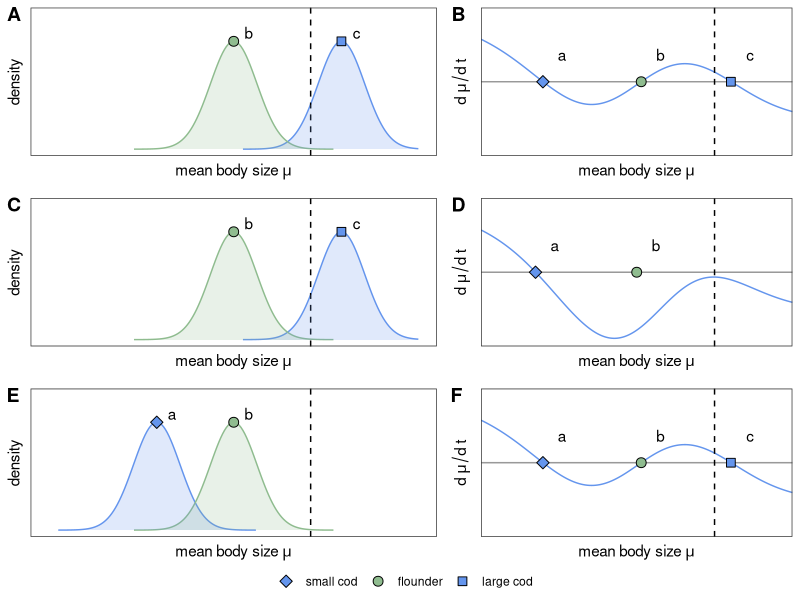
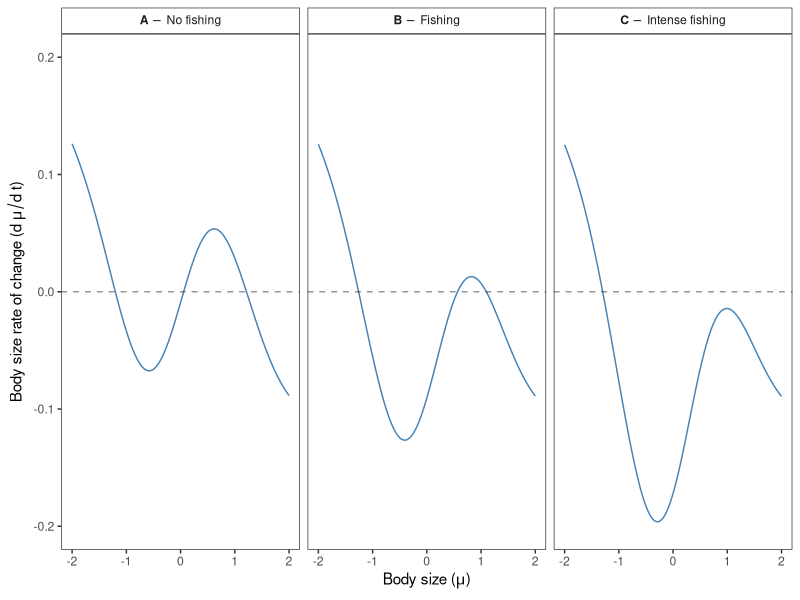
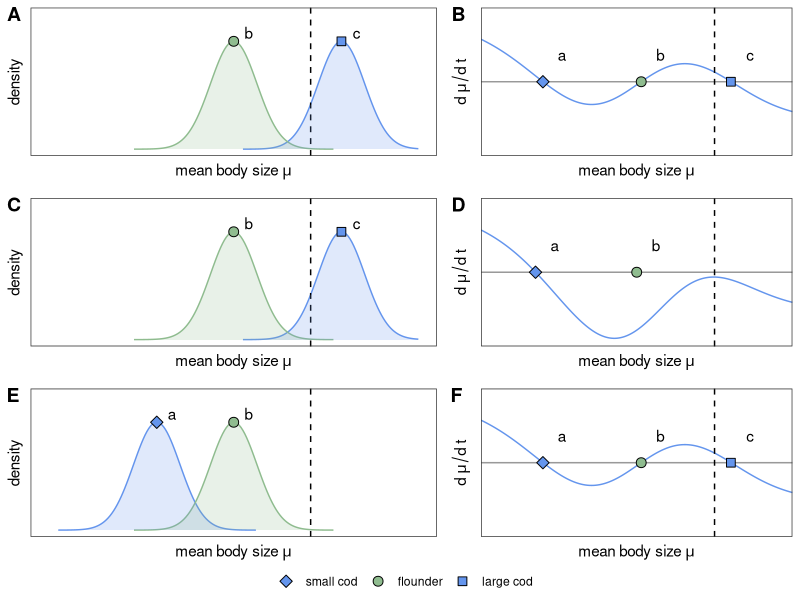
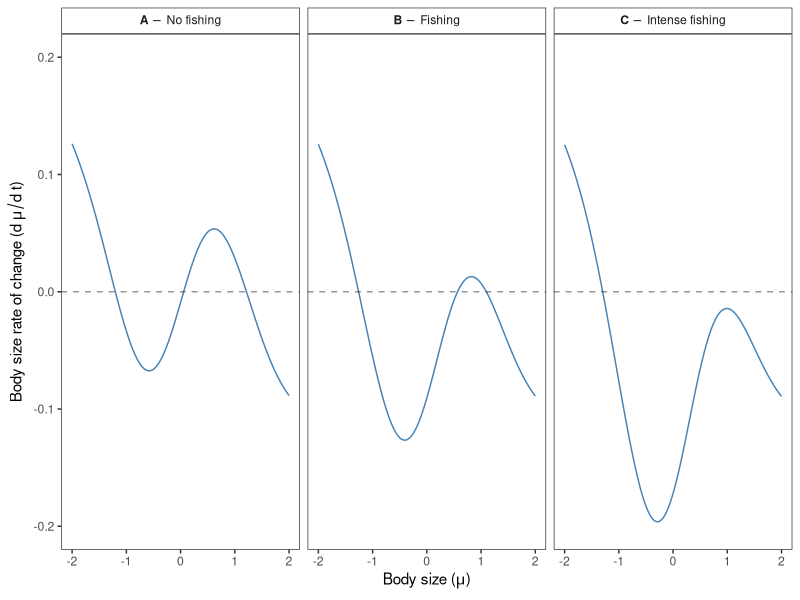

Write R code to recreate these figures, in order.
## ---- chunk 1
knitr::opts_chunk$set(echo = TRUE, fig.align = "left", fig.width = 6, fig.height = 3, out.width = "67%")
library(tidyverse)
library(deSolve)
library(cowplot)

theme_set(theme_bw())
theme_update(panel.grid = element_blank(),
             strip.background = element_rect(fill = "white"))
## ---- chunk 2
erf <- function(x) 2 * pnorm(x * sqrt(2)) - 1

dNdt <- function(m, s, eta, theta, rho, N, alpha0, mF, sF, Fpop, w, zstar, tau, Z, nu, k) {
  N * (rho / theta^2 * (theta^2 - (zstar - m)^2 - s^2) - 
         eta / 2 * (erf(m / sqrt(2 * s^2 + tau^2)) + 1) - 
         k / 2* (erf((m - Z) / sqrt(2 * s^2 + nu^2))) - 
         N * alpha0 * sqrt(w^2/(4 * s^2 + w^2)) - 
         Fpop * (alpha0 * sqrt(w^2 / (2 * s^2 + 2 * sF^2 + w^2)) * 
                exp(-(m - mF)^2 / (2 * s^2 + 2 * sF^2 + w^2)))
       )
}


dmdt <- function(m, s, eta, theta, rho, alpha0, mF, sF, Fpop, w, zstar, tau, Z, nu, k, h2) {
  h2 * ( (2 * rho * s^2 / theta^2) * (zstar - m) - 
           eta * s^2 / sqrt(pi * (2 * s^2 + tau^2)) * exp(-m^2 / (2 * s^2 + tau^2)) - 
           k * s^2 / sqrt(pi * (2*s^2 + nu^2)) * exp(-(m - Z)^2 / (2*s^2 + nu^2)) -
           Fpop * (2 * s^2 * w * (mF - m) * alpha0 / (2 * s^2 + 2 * sF^2 + w^2)^(3/2) * 
                  exp(-(m - mF)^2 / (2 * s^2 + 2 * sF^2 + w^2))) 
         )
}

## ---- chunk 3

equildf1 <- tibble(`body size` = c(0,1.4), density = c(1,1), species = c("flounder", "cod"), txt = c("b", "c"))
gg_equil1 <- tibble(`body size` = seq(-2.4, 2.4, l = 201)) %>%
  mutate(flounder = exp(-(`body size`)^2 / (2 * 0.55^4)),
         cod = 1 * exp(-(`body size` - 1.4)^2 / (2 * 0.55^4))) %>% 
  pivot_longer(cols = c(flounder, cod), names_to = "species", values_to = "density") %>%
  mutate(density = dplyr::if_else(density < 1e-4, NA_real_, density)) %>% #NA_real_
  ggplot(aes(x = `body size`, y = density, ymin = 0, ymax = density,
             colour = species, fill = species)) +
  geom_line(na.rm = TRUE) +
  geom_vline(xintercept = 1, linetype = "dashed") +
  scale_shape_manual(values = c(22,21)) + 
  geom_ribbon(colour = NA, alpha = 0.2, na.rm = TRUE) +
  scale_colour_manual(values = c("cornflowerblue", "darkseagreen")) + #"darkseagreen" for manuscript #"goldenrod" for presentations
  scale_fill_manual(values = c("cornflowerblue", "darkseagreen")) +
  scale_y_continuous(limits = c(0,1.25), breaks = c(0, .25, .5, .75, 1)) +
  geom_point(data = equildf1, aes(x = `body size`, y = density, shape = species, color = species), size = 3, color = "black") +
  geom_text(data = equildf1, aes(x = `body size`, y = density, label = txt), nudge_x = 0.2, nudge_y = 0.08, color = "black") +
  labs(x = expression(paste("mean body size ", mu))) + 
  theme(#legend.position = "bottom", legend.direction = "horizontal",
        #legend.box.margin = margin(t = -10), 
        panel.grid = element_blank(),
        axis.text = element_blank(),
        axis.ticks = element_blank())

equildf2 <- tibble(`body size` = c(0,-1.0), density = c(1,1), species = c("flounder", "cod"), txt = c("b", "a"))
gg_equil2 <- tibble(`body size` = seq(-2.4, 2.4, l = 201)) %>%
  mutate(flounder = exp(-(`body size`)^2 / (2 * 0.55^4)),
         cod = 1 * exp(-(`body size` + 1.0)^2 / (2 * 0.55^4))) %>%
  pivot_longer(cols = c(flounder, cod), names_to = "species", values_to = "density") %>%
  mutate(density = if_else(density < 1e-4, NA_real_, density)) %>%
  ggplot(aes(x = `body size`, y = density, ymin = 0, ymax = density,
             colour = species, fill = species)) +
  geom_line(na.rm = TRUE) +
  geom_vline(xintercept = 1, linetype = "dashed") +
  scale_shape_manual(values = c(23,21)) + 
  geom_ribbon(colour = NA, alpha = 0.2, na.rm = TRUE) +
  scale_colour_manual(values = c("cornflowerblue", "darkseagreen")) +
  scale_fill_manual(values = c("cornflowerblue", "darkseagreen")) +
  scale_y_continuous(limits = c(0,1.25), breaks = c(0, .25, .5, .75, 1)) +
  geom_point(data = equildf2, aes(x = `body size`, y = density, shape = species, color = species), size = 3, color = "black") +
  geom_text(data = equildf2, aes(x = `body size`, y = density, label = txt), nudge_x = 0.2, nudge_y = 0.08, color = "black") +
  labs(x = expression(paste("mean body size ", mu))) +
  theme(#legend.position = "none", legend.direction = "horizontal",
        #legend.box.margin = margin(t = -10), 
        panel.grid = element_blank(),
        axis.text = element_blank(),
        axis.ticks = element_blank()) 

## ---- chunk 4
equildf3 <- tibble(x = c(-1.205, 0.058, 1.21), y = c(0,0,0), sh = factor(c("small cod","flounder","large cod"), levels = c("small cod","flounder","large cod")), txt = c("a", "b", "c"))
bodysize_eq_nofish <- tibble(m = seq(-2.0, 2.0, l = 2001)) %>%
  mutate(nofishing = dmdt(m, mF = 0, s = 1/2, theta = 5, eta = 0, alpha0 = 1 / sqrt(2), 
                        rho = 5, sF = 1/2, Fpop = 4, w = 1/2, h2 = 0.5, zstar = 1, 
                        k = 2, tau = 1/2, Z = 1, nu = 3/2)) %>%
  pivot_longer(cols = contains("fishing")) %>%
  mutate(name = fct_relevel(name, "nofishing")) %>%
  filter(name == "nofishing") %>%  # & value > -0.001 & value < 0.001 ## to check x-axis intersects
  ggplot(aes(x = m, y = value)) +
  geom_line(colour = "cornflowerblue") +
  scale_x_continuous(expand = expansion(0,0)) +
  geom_hline(yintercept = 0, alpha = 0.4, linetype = "solid") +
  geom_vline(xintercept = 1, alpha = 1, linetype = "dashed") +
  geom_point(equildf3, mapping=aes(x,y, shape = (sh), fill = (sh)), size  = 3) +
  scale_shape_manual(values = c(23,21,22)) +
  scale_color_manual(values =  c("cornflowerblue", "darkseagreen", "cornflowerblue")) +
  scale_fill_manual(values =  c("cornflowerblue", "darkseagreen", "cornflowerblue")) +
  geom_text(data = equildf3, aes(x, y, label = txt), nudge_x = 0.25, nudge_y = 0.08, color = "black") +
  labs(x = expression(paste("mean body size ", mu)), y = expression(paste(d~mu/d~t)), shape = "", fill = "") +
  scale_y_continuous(limits = c(-0.2, 0.2)) +
  theme(panel.grid = element_blank(),
        axis.text = element_blank(),
        axis.ticks = element_blank())

# Extract legend
cowlegend <- get_legend(bodysize_eq_nofish + 
                          theme(legend.direction = "horizontal"))


equildf4 <- tibble(x = c(-1.3, 0), y = c(0, 0), sh = c(1, 2), txt = c("a", "b"))
bodysize_eq_fish <- tibble(m = seq(-2.0, 2.0, l = 2001)) %>%
mutate(fishing = dmdt(m, mF = 0, s = 1/2, theta = 5, eta = 2, alpha0 = 1 / sqrt(2), 
                        rho = 5, sF = 1/2, Fpop = 4, w = 1/2, h2 = 0.5, zstar = 1, 
                        k = 2, tau = 1/2, Z = 1, nu = 3/2)) %>%
  pivot_longer(cols = contains("fishing")) %>%
  mutate(name = fct_relevel(name, "fishing")) %>%
  filter(name == "fishing") %>% 
  ggplot(aes(x = m, y = value)) +
  geom_line(colour = "cornflowerblue") +
  scale_shape_manual(values = c(23, 21), guide = "none") +
  geom_hline(yintercept = 0, alpha = 0.4, linetype = "solid") +
  geom_vline(xintercept = 1, alpha = 1, linetype = "dashed") +
  scale_x_continuous(expand = expansion(0,0)) +
  geom_point(equildf4, mapping=aes(x,y, shape = as.factor(sh)), size  = 3,fill = c("cornflowerblue", "darkseagreen")) +
  geom_text(data = equildf4, aes(x, y, label = txt), nudge_x = 0.25, nudge_y = 0.08, color = "black") +
  labs(x = expression(paste("mean body size ", mu)), y = expression(paste(d~mu/d~t)), shape = "species") +
  scale_y_continuous(limits = c(-0.2, 0.2)) +
  theme(panel.grid = element_blank(),
        axis.text = element_blank(),
        axis.ticks = element_blank())
## ---- chunk 5
sizegrid <- cowplot::plot_grid(gg_equil1 + theme(legend.position = "none"), 
                                  bodysize_eq_nofish + theme(legend.position = "none"), 
                               gg_equil1 + theme(legend.position = "none"), 
                                  bodysize_eq_fish + theme(legend.position = "none"), 
                               gg_equil2 + theme(legend.position = "none"), 
                                  bodysize_eq_nofish + theme(legend.position = "none"),
                               NULL, NULL,
                   ncol = 2,
                   rel_heights = c(1,1,1,0.15),
                   rel_widths = c(1,0.8), labels = c("A", "B", "C", "D", "E", "F"))
sizegrid + draw_grob(cowlegend, x = 0, y = 0, width = 1, height = 0.2/3.2)

ggsave(filename = "../fig/fig1.pdf", plot = sizegrid + draw_grob(cowlegend, x = 0, y = 0, width = 1, height = 0.2/3.2), width = 5*1.3, height = 6*1.3)
## ---- chunk 6
eqs <- function(time, state, p) {
  N <- state[1]
  m <- state[2]
  Ndot <- dNdt(m, p$s, p$eta, p$theta, p$rho, N, p$alpha0, p$mF, p$sF, p$Fpop, p$w, p$zstar, p$tau, p$Z, p$nu, p$k)
  mdot <- dmdt(m, p$s, p$eta, p$theta, p$rho, p$alpha0, p$mF, p$sF, p$Fpop, p$w, p$zstar, p$tau, p$Z, p$nu, p$k, p$h2)
  list(c(Ndot, mdot))
}
## ---- chunk 7

 gg_mu_fishing <- tibble(m = seq(-2.0, 2.0, l = 201)) %>% 
  # eta fishing intensity parameter
  mutate(nofishing = dmdt(m, mF = 0, s = 1/2, theta = 5, eta = 0, alpha0 = 1 / sqrt(2), 
                        rho = 5, sF = 1/2, Fpop = 4, w = 1/2, h2 = 0.5, zstar = 1, 
                        k = 2, tau = 1/2, Z = 1, nu = 3/2),
       fishing = dmdt(m, mF = 0, s = 1/2, theta = 5, eta = 1, alpha0 = 1 / sqrt(2), 
                        rho = 5, sF = 1/2, Fpop = 4, w = 1/2, h2 = 0.5, zstar = 1, 
                        k = 2, tau = 1/2, Z = 1, nu = 3/2),
       intfishing = dmdt(m, mF = 0, s = 1/2, theta = 5, eta = 2, alpha0 = 1 / sqrt(2), 
                        rho = 5, sF = 1/2, Fpop = 4, w = 1/2, h2 = 0.5, zstar = 1, 
                        k = 2, tau = 1/2, Z = 1, nu = 3/2)) %>%
  pivot_longer(cols = contains("fishing")) %>%
  mutate(name = fct_relevel(name, "nofishing", "fishing", "intfishing")) %>%
  mutate(name = recode(name, "intfishing" = "bold(C)~-~Intense~fishing",
                       "fishing" = "bold(B)~-~Fishing",
                       "nofishing" = "bold(A)~-~No~fishing")) %>%
  ggplot(aes(x = m, y = value)) +
  geom_line(colour = "steelblue") +
  geom_hline(yintercept = 0, alpha = 0.4, linetype = "dashed") +
  labs(x = expression(paste("Body size (", mu, ")")), y = expression(paste("Body size rate of change (", d~mu/d~t, ")"))) +
  scale_y_continuous(limits = c(-0.2, 0.2)) +
  facet_grid(. ~ name, labeller = label_parsed)
gg_mu_fishing
ggsave(plot = gg_mu_fishing, filename = "../fig/fig2.pdf", width = 7.0, height = 2.7)
